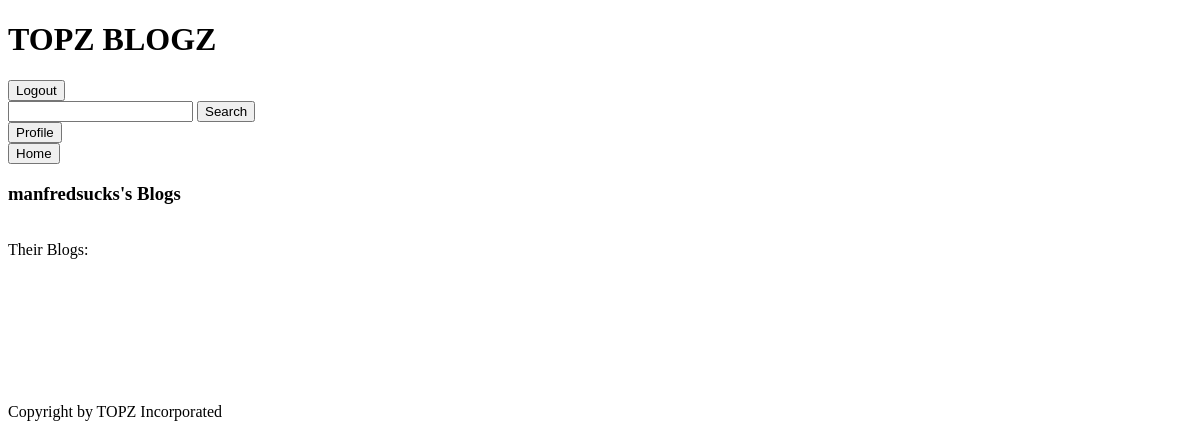
The app's page /user/manfredsucks (signed in), older data.
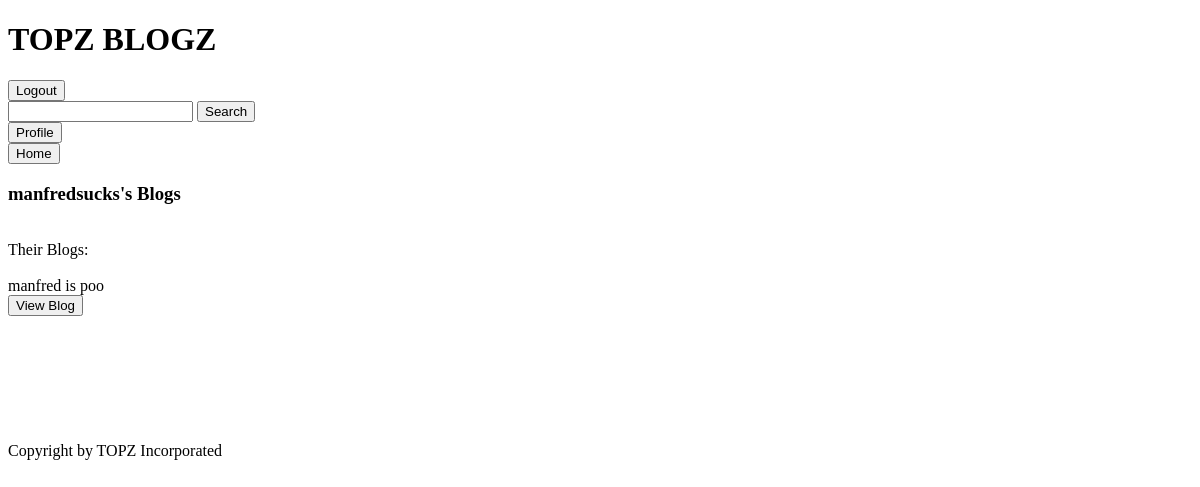
The same page, newer data.
### tables this page shows
CREATE TABLE users (user_id INTEGER PRIMARY KEY, username TEXT, password TEXT);

CREATE TABLE blogs (user_id INTEGER, blog_id INTEGER, blog_name TEXT);

### app.py (the view)
@app.route("/user/<user>")
def userPage(user):
    if ('username' in session and 'password' in session):
        if (user == session["username"]):
            return render_template("user.html",
                user = user,
                myBlogs = readDB.displayBlogs(user))
        return render_template("otherUser.html",
            user = user,
            theirBlogs=readDB.displayBlogs(user))
    return redirect(url_for("firstLogin"))

### utl/readDB.py (called while the page is built)
def displayBlogs(username):
    DB_FILE="data/databases.db"
    db = sqlite3.connect(DB_FILE)
    c = db.cursor()
    userid = getUserID(username)
    command = "SELECT blogs.user_id, blogs.blog_id, blog_name, entry_num, entry_text FROM blogs INNER JOIN entries ON blogs.user_id = entries.user_id AND blogs.blog_id = entries.blog_id WHERE blogs.user_id = {};".format(userid)
    c.execute(command)
    q = c.fetchall()
    final = []
    for entry in q:
        index = entry[1] - 1
        if len(final) == index:
            final.append([])
            final[index].append(entry[1])
            final[index].append(entry[2])
            final[index].append(entry[4])
        else:
            final[index].append(entry[4])
    db.commit() #save changes
    db.close()  #close database
    return final

def getUserID(username):
    DB_FILE="data/databases.db"
    db = sqlite3.connect(DB_FILE)
    c = db.cursor()
    command = "SELECT user_id FROM users WHERE username = \"{}\";".format(username)
    c.execute(command)
    q = c.fetchall()
    if len(q) > 0:
        return q[0][0]
    else:
        return -1
    db.commit() #save changes
    db.close()  #close database

### templates/otherUser.html (shortened to what this page needs)
{% extends "header.html" %}
{% block body %}
    <h3> {{user}}'s Blogs </h3>
    <br>
    Their Blogs:
    <br>
    <br>
    {% for row in theirBlogs %}
        {{row[1]}}
        <form action='/user/{{user}}/blog/{{row[0]}}'>
            <input type = 'submit' value = "View Blog">
        </form>
    {% endfor %}
    <br>
    <br><br><br><br><br>
{% endblock %}

### templates/header.html (shortened to what this page needs)
<!DOCTYPE html>
<html lang='en' dir='ltr'>
    <head>
        <header>
            {% block header %}
            <h1> TOPZ BLOGZ </h1>
            <form action='/logout', method="GET">
                <input type = 'submit' value = "Logout" >
            </form>
            <form action='/search', method="POST">
                <input type = 'text' name = 'keywords'>
                <input type = 'submit' name = 'search1', value = 'Search'>
            </form>
            <form action='/home', method="POST">
                <input type = 'submit' name = 'profileRedirect' value = "Profile">
            </form>
            <form action='/home', method="GET">
                <input type = 'submit' name = 'home' value = "Home">
            </form>
            {% endblock %}
        </header>
    </head>
    <body>
        {% block body %}
        {% endblock %}
        <br>
    </body>
    <footer>
        {% block footer %}
        Copyright by TOPZ Incorporated
        {% endblock %}
    </footer>
</html>

Row changes from the older to the newer data that the page shows:
added users: username "manfredsucks"
added blogs: blog_name "manfred is poo"
Text that changed along with them:
{{ user }}: "manfredsucks" → (not shown)
new list line: "View Blog"
